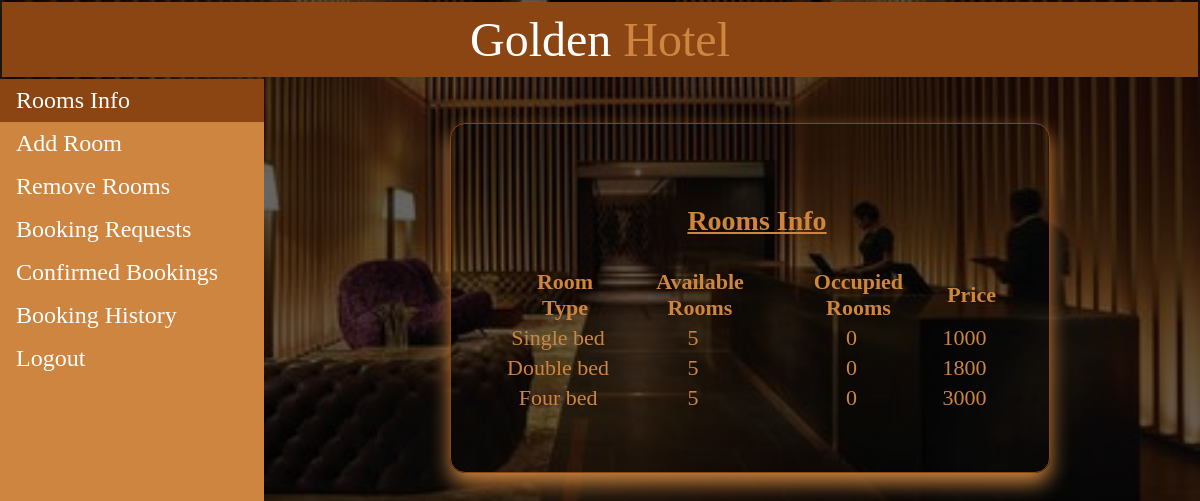
The app's page /admin_view.php with its own data.
### tables this page shows
CREATE TABLE rooms_count (
  room_type varchar(20) NOT NULL,
  available_rooms int(11) NOT NULL,
  occupied_rooms int(11) NOT NULL,
  price int(11) NOT NULL
);

### admin_view.php (the view, shortened to what this page needs)
<!DOCTYPE html>
<html>
<head>
</head>
<body>
	<table style="width: 100%;">
		<tr>
			<td id="td1" style="padding: 10px; font-size: 48px;">Golden <p style="color: peru; display: inline;">Hotel</p> </td>
		</tr>
	</table>
	<ul>
		<li><a href="admin_view.php" class="active">Rooms Info</a></li>
		<li><a href="add_room_admin.php">Add Room</a></li>
		<li><a href="remove_room_admin.php">Remove Rooms</a></li>
		<li><a href="admin_room_status.php">Booking Requests</a></li>
		<li><a href="confirmed_bookings.php">Confirmed Bookings</a></li>
		<li><a href="booking_history.php">Booking History</a></li>
		<li><a href="index.php">Logout</a></li>
	</ul>
	<div style="margin-left:25%;padding:1px 16px;height:1000px;">
		<?php
			$conn = new mysqli("localhost","root","", "iwp");
			$sql = "SELECT * from rooms_count";
			$result=mysqli_query($conn,$sql); ?>
		  	<table class="basic_box">
				<tr>
					<th colspan="4"><p style="font-size: 28px; text-align: center; text-decoration: underline;">Rooms Info</p></th>
				</tr>
				<tr>
					<th>Room Type</th>
					<th>Available Rooms</th>
					<th>Occupied Rooms</th>
					<th>Price</th>
				</tr>
			<?php
			while ($row=mysqli_fetch_row($result))
    		{	?>
				<tr>
					<td><?php echo $row[0]; ?></td>
					<td><?php echo $row[1]; ?></td>
					<td><?php echo $row[2]; ?></td>
					<td><?php echo $row[3];
			} ?></td>
				</tr>
				<tr><td></td></tr><tr><td></td></tr>
			</table>
	</div>
</body>
</html>

### admin_view.php (style rules this page uses)
body { margin: 0; background-image:linear-gradient(rgba(0,0,0,0.6),rgba(0,0,0,0.6)), url("images/image4.jpg") ; color: peru; height: 2vh; background-size: cover; background-position: center; }
table { font-size: 22px; }
td { text-align: center; }
#td1 { background-color: saddlebrown; color: white; border: 10px; margin-top: -10px; padding: 10px; }
.basic_box { border: 1px solid saddlebrown; border-radius: 15px; margin: auto; width: 600px; padding: 50px; box-shadow: 0 10px 20px peru; }
th { font-weight: bold; padding-left: 15px; }
ul { list-style-type: none; margin: 0; padding: 0; width: 22%; font-size: 24px; background-color: peru; text-decoration: none; position: fixed; height: 100%; overflow: auto; }
li { color: white; }
li a { display: block; color: white; padding: 8px 16px; text-decoration: none; }
li a.active { background-color: saddlebrown; color: white; }

### records on screen
rooms_count: room_type "Single bed", available_rooms "5", occupied_rooms "0", price "1000"
rooms_count: room_type "Double bed", available_rooms "5", occupied_rooms "0", price "1800"
rooms_count: room_type "Four bed", available_rooms "5", occupied_rooms "0", price "3000"
